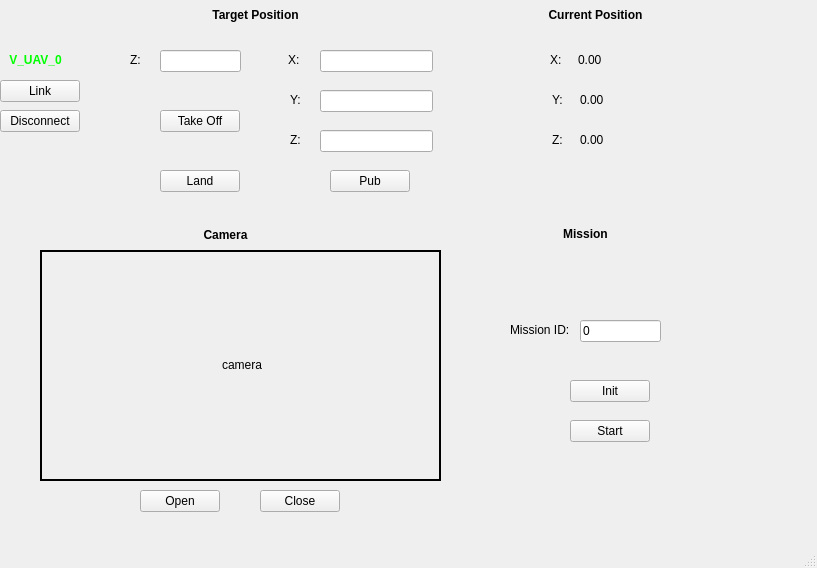
<?xml version="1.0" encoding="UTF-8"?>
<ui version="4.0">
 <class>v_uav_local_network</class>
 <widget class="QMainWindow" name="v_uav_local_network">
  <property name="geometry">
   <rect>
    <x>0</x>
    <y>0</y>
    <width>817</width>
    <height>568</height>
   </rect>
  </property>
  <property name="windowTitle">
   <string>MainWindow</string>
  </property>
  <widget class="QWidget" name="centralwidget">
   <widget class="QPushButton" name="v_uav_0_link_button">
    <property name="geometry">
     <rect>
      <x>0</x>
      <y>80</y>
      <width>80</width>
      <height>22</height>
     </rect>
    </property>
    <property name="text">
     <string>Link</string>
    </property>
   </widget>
   <widget class="QLabel" name="v_uav_0_ref_z_label">
    <property name="geometry">
     <rect>
      <x>290</x>
      <y>130</y>
      <width>21</width>
      <height>20</height>
     </rect>
    </property>
    <property name="text">
     <string>Z:</string>
    </property>
   </widget>
   <widget class="QLineEdit" name="v_uav_0_ref_x_edit">
    <property name="geometry">
     <rect>
      <x>320</x>
      <y>50</y>
      <width>113</width>
      <height>22</height>
     </rect>
    </property>
   </widget>
   <widget class="QLabel" name="v_uav_0_current_y_label">
    <property name="geometry">
     <rect>
      <x>552</x>
      <y>90</y>
      <width>21</width>
      <height>20</height>
     </rect>
    </property>
    <property name="text">
     <string>Y:</string>
    </property>
   </widget>
   <widget class="QPushButton" name="v_uav_0_ref_pub_button">
    <property name="geometry">
     <rect>
      <x>330</x>
      <y>170</y>
      <width>80</width>
      <height>22</height>
     </rect>
    </property>
    <property name="text">
     <string>Pub</string>
    </property>
   </widget>
   <widget class="QLabel" name="v_uav_0_camera_image">
    <property name="geometry">
     <rect>
      <x>40</x>
      <y>250</y>
      <width>401</width>
      <height>231</height>
     </rect>
    </property>
    <property name="frameShape">
     <enum>QFrame::WinPanel</enum>
    </property>
    <property name="text">
     <string>&lt;html&gt;&lt;head/&gt;&lt;body&gt;&lt;p align=&quot;center&quot;&gt;camera&lt;/p&gt;&lt;/body&gt;&lt;/html&gt;</string>
    </property>
   </widget>
   <widget class="QLabel" name="v_uav_0_current_y">
    <property name="geometry">
     <rect>
      <x>580</x>
      <y>90</y>
      <width>91</width>
      <height>20</height>
     </rect>
    </property>
    <property name="text">
     <string>0.00</string>
    </property>
   </widget>
   <widget class="QPushButton" name="v_uav_0_disconnect_button">
    <property name="geometry">
     <rect>
      <x>0</x>
      <y>110</y>
      <width>80</width>
      <height>22</height>
     </rect>
    </property>
    <property name="text">
     <string>Disconnect</string>
    </property>
   </widget>
   <widget class="QLabel" name="v_uav_0_label_3">
    <property name="geometry">
     <rect>
      <x>0</x>
      <y>50</y>
      <width>71</width>
      <height>20</height>
     </rect>
    </property>
    <property name="text">
     <string>&lt;html&gt;&lt;head/&gt;&lt;body&gt;&lt;p align=&quot;center&quot;&gt;&lt;span style=&quot; font-weight:600; color:#00ff00;&quot;&gt;V_UAV_0&lt;/span&gt;&lt;/p&gt;&lt;/body&gt;&lt;/html&gt;</string>
    </property>
   </widget>
   <widget class="QPushButton" name="v_uav_0_init_button">
    <property name="geometry">
     <rect>
      <x>570</x>
      <y>380</y>
      <width>80</width>
      <height>22</height>
     </rect>
    </property>
    <property name="text">
     <string>Init</string>
    </property>
   </widget>
   <widget class="QLabel" name="v_uav_0_camera_label">
    <property name="geometry">
     <rect>
      <x>180</x>
      <y>220</y>
      <width>91</width>
      <height>31</height>
     </rect>
    </property>
    <property name="text">
     <string>&lt;html&gt;&lt;head/&gt;&lt;body&gt;&lt;p align=&quot;center&quot;&gt;&lt;span style=&quot; font-weight:600;&quot;&gt;Camera&lt;/span&gt;&lt;/p&gt;&lt;/body&gt;&lt;/html&gt;</string>
    </property>
   </widget>
   <widget class="QLabel" name="v_uav_0_current_z_label">
    <property name="geometry">
     <rect>
      <x>552</x>
      <y>130</y>
      <width>21</width>
      <height>20</height>
     </rect>
    </property>
    <property name="text">
     <string>Z:</string>
    </property>
   </widget>
   <widget class="QLabel" name="v_uav_0_label">
    <property name="geometry">
     <rect>
      <x>10</x>
      <y>0</y>
      <width>61</width>
      <height>51</height>
     </rect>
    </property>
    <property name="text">
     <string/>
    </property>
    <property name="textFormat">
     <enum>Qt::RichText</enum>
    </property>
    <property name="pixmap">
     <pixmap resource="../resources/images.qrc">:/images/uav.jpeg</pixmap>
    </property>
    <property name="scaledContents">
     <bool>true</bool>
    </property>
   </widget>
   <widget class="QLabel" name="v_uav_0_current_position_label">
    <property name="geometry">
     <rect>
      <x>530</x>
      <y>0</y>
      <width>131</width>
      <height>31</height>
     </rect>
    </property>
    <property name="text">
     <string>&lt;html&gt;&lt;head/&gt;&lt;body&gt;&lt;p align=&quot;center&quot;&gt;&lt;span style=&quot; font-weight:600;&quot;&gt;Current Position&lt;/span&gt;&lt;/p&gt;&lt;/body&gt;&lt;/html&gt;</string>
    </property>
   </widget>
   <widget class="QLineEdit" name="v_uav_0_ref_height_edit">
    <property name="geometry">
     <rect>
      <x>160</x>
      <y>50</y>
      <width>81</width>
      <height>22</height>
     </rect>
    </property>
   </widget>
   <widget class="QPushButton" name="v_uav_0_takeoff_button">
    <property name="geometry">
     <rect>
      <x>160</x>
      <y>110</y>
      <width>80</width>
      <height>22</height>
     </rect>
    </property>
    <property name="text">
     <string>Take Off</string>
    </property>
   </widget>
   <widget class="QLabel" name="v_uav_0_current_z">
    <property name="geometry">
     <rect>
      <x>580</x>
      <y>130</y>
      <width>91</width>
      <height>20</height>
     </rect>
    </property>
    <property name="text">
     <string>0.00</string>
    </property>
   </widget>
   <widget class="QPushButton" name="v_uav_0_land_button">
    <property name="geometry">
     <rect>
      <x>160</x>
      <y>170</y>
      <width>80</width>
      <height>22</height>
     </rect>
    </property>
    <property name="text">
     <string>Land</string>
    </property>
   </widget>
   <widget class="QLineEdit" name="v_uav_0_mission_id_edit">
    <property name="geometry">
     <rect>
      <x>580</x>
      <y>320</y>
      <width>81</width>
      <height>22</height>
     </rect>
    </property>
    <property name="text">
     <string>0</string>
    </property>
   </widget>
   <widget class="QLabel" name="v_uav_0_current_x">
    <property name="geometry">
     <rect>
      <x>578</x>
      <y>50</y>
      <width>91</width>
      <height>20</height>
     </rect>
    </property>
    <property name="text">
     <string>0.00</string>
    </property>
   </widget>
   <widget class="QLabel" name="v_uav_0_mission_label">
    <property name="geometry">
     <rect>
      <x>520</x>
      <y>219</y>
      <width>131</width>
      <height>31</height>
     </rect>
    </property>
    <property name="text">
     <string>&lt;html&gt;&lt;head/&gt;&lt;body&gt;&lt;p align=&quot;center&quot;&gt;&lt;span style=&quot; font-weight:600;&quot;&gt;Mission&lt;/span&gt;&lt;/p&gt;&lt;/body&gt;&lt;/html&gt;</string>
    </property>
   </widget>
   <widget class="QPushButton" name="v_uav_0_camera_open_button">
    <property name="geometry">
     <rect>
      <x>140</x>
      <y>490</y>
      <width>80</width>
      <height>22</height>
     </rect>
    </property>
    <property name="text">
     <string>Open</string>
    </property>
   </widget>
   <widget class="QPushButton" name="v_uav_0_mission_start_button">
    <property name="geometry">
     <rect>
      <x>570</x>
      <y>420</y>
      <width>80</width>
      <height>22</height>
     </rect>
    </property>
    <property name="text">
     <string>Start</string>
    </property>
   </widget>
   <widget class="QLabel" name="v_uav_0_mission_id_label">
    <property name="geometry">
     <rect>
      <x>510</x>
      <y>320</y>
      <width>71</width>
      <height>20</height>
     </rect>
    </property>
    <property name="text">
     <string>Mission ID:</string>
    </property>
   </widget>
   <widget class="QLabel" name="v_uav_0_current_x_label">
    <property name="geometry">
     <rect>
      <x>550</x>
      <y>50</y>
      <width>21</width>
      <height>20</height>
     </rect>
    </property>
    <property name="text">
     <string>X:</string>
    </property>
   </widget>
   <widget class="QPushButton" name="v_uav_0_camera_close_button">
    <property name="geometry">
     <rect>
      <x>260</x>
      <y>490</y>
      <width>80</width>
      <height>22</height>
     </rect>
    </property>
    <property name="text">
     <string>Close</string>
    </property>
   </widget>
   <widget class="QLineEdit" name="v_uav_0_ref_z_edit">
    <property name="geometry">
     <rect>
      <x>320</x>
      <y>130</y>
      <width>113</width>
      <height>22</height>
     </rect>
    </property>
   </widget>
   <widget class="QLabel" name="v_uav_0_current_position_label_2">
    <property name="geometry">
     <rect>
      <x>190</x>
      <y>0</y>
      <width>131</width>
      <height>31</height>
     </rect>
    </property>
    <property name="text">
     <string>&lt;html&gt;&lt;head/&gt;&lt;body&gt;&lt;p align=&quot;center&quot;&gt;&lt;span style=&quot; font-weight:600;&quot;&gt;Target Position&lt;/span&gt;&lt;/p&gt;&lt;/body&gt;&lt;/html&gt;</string>
    </property>
   </widget>
   <widget class="QLabel" name="v_uav_0_ref_x_label">
    <property name="geometry">
     <rect>
      <x>288</x>
      <y>50</y>
      <width>21</width>
      <height>20</height>
     </rect>
    </property>
    <property name="text">
     <string>X:</string>
    </property>
   </widget>
   <widget class="QLabel" name="v_uav_0_ref_height_label">
    <property name="geometry">
     <rect>
      <x>130</x>
      <y>50</y>
      <width>21</width>
      <height>20</height>
     </rect>
    </property>
    <property name="text">
     <string>Z:</string>
    </property>
   </widget>
   <widget class="QLabel" name="v_uav_0_ref_y_label">
    <property name="geometry">
     <rect>
      <x>290</x>
      <y>90</y>
      <width>21</width>
      <height>20</height>
     </rect>
    </property>
    <property name="text">
     <string>Y:</string>
    </property>
   </widget>
   <widget class="QLineEdit" name="v_uav_0_ref_y_edit">
    <property name="geometry">
     <rect>
      <x>320</x>
      <y>90</y>
      <width>113</width>
      <height>22</height>
     </rect>
    </property>
   </widget>
  </widget>
  <widget class="QMenuBar" name="menubar">
   <property name="geometry">
    <rect>
     <x>0</x>
     <y>0</y>
     <width>817</width>
     <height>19</height>
    </rect>
   </property>
  </widget>
  <widget class="QStatusBar" name="statusbar"/>
 </widget>
 <resources>
  <include location="../resources/images.qrc"/>
 </resources>
 <connections/>
</ui>
